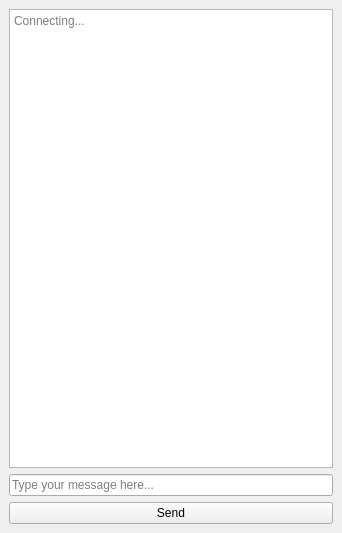
<?xml version="1.0" encoding="UTF-8"?>
<ui version="4.0">
 <class>MainWindow</class>
 <widget class="QMainWindow" name="MainWindow">
  <property name="geometry">
   <rect>
    <x>0</x>
    <y>0</y>
    <width>342</width>
    <height>533</height>
   </rect>
  </property>
  <property name="windowTitle">
   <string>MainWindow</string>
  </property>
  <widget class="QWidget" name="centralwidget">
   <layout class="QVBoxLayout" name="verticalLayout_2">
    <item>
     <widget class="QPlainTextEdit" name="message_box">
      <property name="readOnly">
       <bool>true</bool>
      </property>
      <property name="placeholderText">
       <string>Connecting...</string>
      </property>
     </widget>
    </item>
    <item>
     <widget class="QLineEdit" name="message_input">
      <property name="placeholderText">
       <string>Type your message here...</string>
      </property>
     </widget>
    </item>
    <item>
     <widget class="QPushButton" name="message_button">
      <property name="text">
       <string>Send</string>
      </property>
     </widget>
    </item>
   </layout>
  </widget>
 </widget>
 <resources/>
 <connections/>
</ui>
